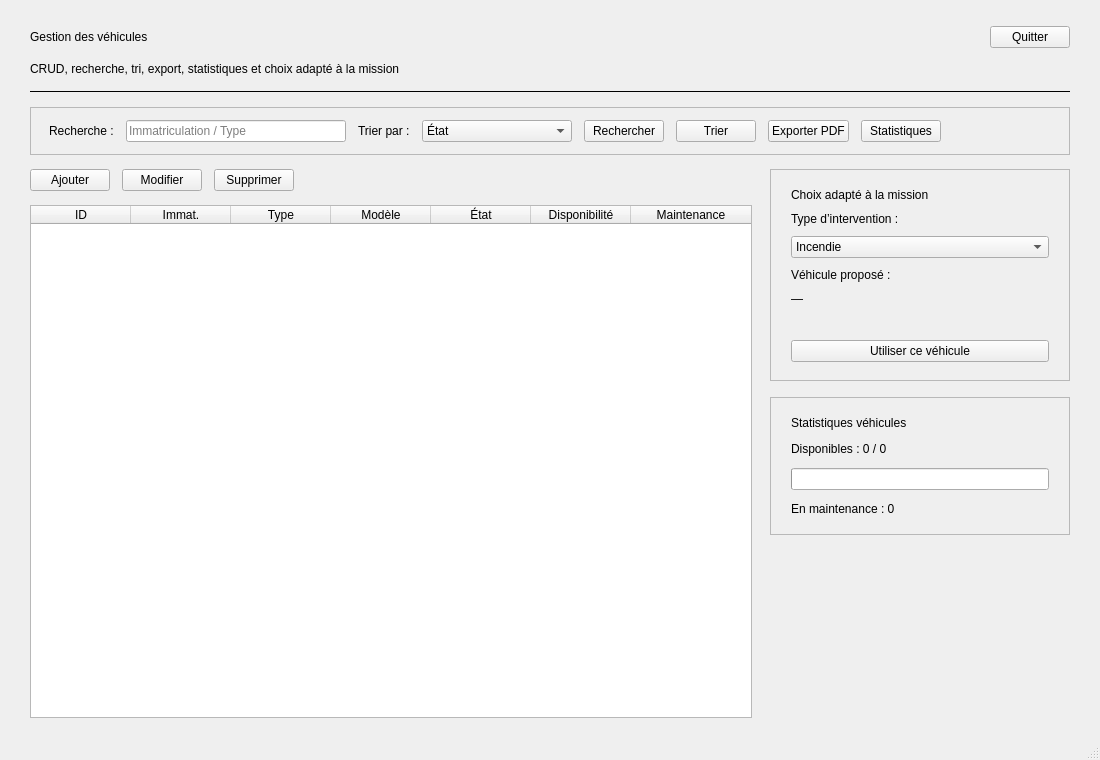
<?xml version="1.0" ?>
<ui version="4.0">
 <class>GVehicule</class>
 <widget class="QMainWindow" name="GVehicule">
  <property name="geometry">
   <rect>
    <x>0</x>
    <y>0</y>
    <width>1100</width>
    <height>760</height>
   </rect>
  </property>
  <property name="windowTitle">
   <string>Smart Fire Station - Gestion des véhicules</string>
  </property>
  <property name="minimumSize">
   <size>
    <width>1000</width>
    <height>700</height>
   </size>
  </property>
  <widget class="QWidget" name="centralwidget">
   <layout class="QVBoxLayout" name="verticalLayoutVehicules">
    <property name="spacing">
     <number>14</number>
    </property>
    <property name="leftMargin">
     <number>30</number>
    </property>
    <property name="topMargin">
     <number>26</number>
    </property>
    <property name="rightMargin">
     <number>30</number>
    </property>
    <property name="bottomMargin">
     <number>20</number>
    </property>
    <item>
     <layout class="QHBoxLayout" name="horizontalLayoutHeaderVehicules">
      <item>
       <widget class="QLabel" name="labelVehiculesTitle">
        <property name="text">
         <string>Gestion des véhicules</string>
        </property>
        <property name="class" stdset="0">
         <string>pageTitle</string>
        </property>
       </widget>
      </item>
      <item>
       <spacer name="spacerHeaderVehicules">
        <property name="orientation">
         <enum>Qt::Horizontal</enum>
        </property>
        <property name="sizeHint" stdset="0">
         <size>
          <width>40</width>
          <height>20</height>
         </size>
        </property>
       </spacer>
      </item>
      <item>
       <widget class="QPushButton" name="btnQuitterVehicule">
        <property name="text">
         <string>Quitter</string>
        </property>
        <property name="class" stdset="0">
         <string>btnSecondary</string>
        </property>
        <property name="cursor">
         <cursorShape>PointingHandCursor</cursorShape>
        </property>
       </widget>
      </item>
     </layout>
    </item>
    <item>
     <widget class="QLabel" name="labelVehiculesSubtitle">
      <property name="text">
       <string>CRUD, recherche, tri, export, statistiques et choix adapté à la mission</string>
      </property>
      <property name="class" stdset="0">
       <string>pageSubtitle</string>
      </property>
     </widget>
    </item>
    <item>
     <widget class="QFrame" name="lineVehicules">
      <property name="frameShape">
       <enum>QFrame::HLine</enum>
      </property>
      <property name="frameShadow">
       <enum>QFrame::Plain</enum>
      </property>
      <property name="class" stdset="0">
       <string>separator</string>
      </property>
     </widget>
    </item>
    <item>
     <widget class="QFrame" name="frameToolbarVehicule">
      <property name="class" stdset="0">
       <string>card</string>
      </property>
      <property name="frameShape">
       <enum>QFrame::StyledPanel</enum>
      </property>
      <property name="frameShadow">
       <enum>QFrame::Plain</enum>
      </property>
      <layout class="QHBoxLayout" name="horizontalLayoutToolbarVehicule">
       <property name="spacing">
        <number>12</number>
       </property>
       <property name="leftMargin">
        <number>18</number>
       </property>
       <property name="topMargin">
        <number>12</number>
       </property>
       <property name="rightMargin">
        <number>18</number>
       </property>
       <property name="bottomMargin">
        <number>12</number>
       </property>
       <item>
        <widget class="QLabel" name="labelRechercheVehicule">
         <property name="text">
          <string>Recherche :</string>
         </property>
        </widget>
       </item>
       <item>
        <widget class="QLineEdit" name="lineEditRechercheVehicule">
         <property name="placeholderText">
          <string>Immatriculation / Type</string>
         </property>
         <property name="clearButtonEnabled">
          <bool>true</bool>
         </property>
         <property name="minimumSize">
          <size>
           <width>220</width>
           <height>0</height>
          </size>
         </property>
        </widget>
       </item>
       <item>
        <widget class="QLabel" name="labelTriVehicule">
         <property name="text">
          <string>Trier par :</string>
         </property>
        </widget>
       </item>
       <item>
        <widget class="QComboBox" name="comboTriVehicule">
         <property name="minimumSize">
          <size>
           <width>150</width>
           <height>0</height>
          </size>
         </property>
         <item>
          <property name="text">
           <string>État</string>
          </property>
         </item>
         <item>
          <property name="text">
           <string>Type</string>
          </property>
         </item>
        </widget>
       </item>
       <item>
        <widget class="QPushButton" name="btnRechercherVehicule">
         <property name="text">
          <string>Rechercher</string>
         </property>
         <property name="class" stdset="0">
          <string>btnPrimary</string>
         </property>
         <property name="cursor">
          <cursorShape>PointingHandCursor</cursorShape>
         </property>
        </widget>
       </item>
       <item>
        <widget class="QPushButton" name="btnTrierVehicule">
         <property name="text">
          <string>Trier</string>
         </property>
         <property name="class" stdset="0">
          <string>btnSecondary</string>
         </property>
         <property name="cursor">
          <cursorShape>PointingHandCursor</cursorShape>
         </property>
        </widget>
       </item>
       <item>
        <widget class="QPushButton" name="btnExportVehicule">
         <property name="text">
          <string>Exporter PDF</string>
         </property>
         <property name="class" stdset="0">
          <string>btnSecondary</string>
         </property>
         <property name="cursor">
          <cursorShape>PointingHandCursor</cursorShape>
         </property>
        </widget>
       </item>
       <item>
        <widget class="QPushButton" name="btnStatsVehicule">
         <property name="text">
          <string>Statistiques</string>
         </property>
         <property name="class" stdset="0">
          <string>btnSecondary</string>
         </property>
         <property name="cursor">
          <cursorShape>PointingHandCursor</cursorShape>
         </property>
        </widget>
       </item>
       <item>
        <spacer name="spacerToolbarVehicule">
         <property name="orientation">
          <enum>Qt::Horizontal</enum>
         </property>
         <property name="sizeHint" stdset="0">
          <size>
           <width>40</width>
           <height>20</height>
          </size>
         </property>
        </spacer>
       </item>
      </layout>
     </widget>
    </item>
    <item>
     <layout class="QHBoxLayout" name="horizontalLayoutVehiculesBody" stretch="1,0">
      <property name="spacing">
       <number>18</number>
      </property>
      <item>
       <layout class="QVBoxLayout" name="verticalLayoutVehiculesLeft">
        <property name="spacing">
         <number>14</number>
        </property>
        <item>
         <layout class="QHBoxLayout" name="horizontalLayoutCrudVehicule">
          <property name="spacing">
           <number>12</number>
          </property>
          <item>
           <widget class="QPushButton" name="btnAjouterVehicule">
            <property name="text">
             <string>Ajouter</string>
            </property>
            <property name="class" stdset="0">
             <string>btnSuccess</string>
            </property>
            <property name="cursor">
             <cursorShape>PointingHandCursor</cursorShape>
            </property>
           </widget>
          </item>
          <item>
           <widget class="QPushButton" name="btnModifierVehicule">
            <property name="text">
             <string>Modifier</string>
            </property>
            <property name="class" stdset="0">
             <string>btnSecondary</string>
            </property>
            <property name="cursor">
             <cursorShape>PointingHandCursor</cursorShape>
            </property>
           </widget>
          </item>
          <item>
           <widget class="QPushButton" name="btnSupprimerVehicule">
            <property name="text">
             <string>Supprimer</string>
            </property>
            <property name="class" stdset="0">
             <string>btnDanger</string>
            </property>
            <property name="cursor">
             <cursorShape>PointingHandCursor</cursorShape>
            </property>
           </widget>
          </item>
          <item>
           <spacer name="spacerCrudVehicule">
            <property name="orientation">
             <enum>Qt::Horizontal</enum>
            </property>
            <property name="sizeHint" stdset="0">
             <size>
              <width>40</width>
              <height>20</height>
             </size>
            </property>
           </spacer>
          </item>
         </layout>
        </item>
        <item>
         <widget class="QTableWidget" name="tableWidgetVehicules">
          <property name="editTriggers">
           <enum>QAbstractItemView::NoEditTriggers</enum>
          </property>
          <property name="alternatingRowColors">
           <bool>true</bool>
          </property>
          <property name="selectionMode">
           <enum>QAbstractItemView::SingleSelection</enum>
          </property>
          <property name="selectionBehavior">
           <enum>QAbstractItemView::SelectRows</enum>
          </property>
          <property name="showGrid">
           <bool>false</bool>
          </property>
          <property name="columnCount">
           <number>7</number>
          </property>
          <attribute name="horizontalHeaderStretchLastSection">
           <bool>true</bool>
          </attribute>
          <attribute name="verticalHeaderVisible">
           <bool>false</bool>
          </attribute>
          <attribute name="horizontalHeaderHighlightSections">
           <bool>false</bool>
          </attribute>
          <column>
           <property name="text">
            <string>ID</string>
           </property>
          </column>
          <column>
           <property name="text">
            <string>Immat.</string>
           </property>
          </column>
          <column>
           <property name="text">
            <string>Type</string>
           </property>
          </column>
          <column>
           <property name="text">
            <string>Modèle</string>
           </property>
          </column>
          <column>
           <property name="text">
            <string>État</string>
           </property>
          </column>
          <column>
           <property name="text">
            <string>Disponibilité</string>
           </property>
          </column>
          <column>
           <property name="text">
            <string>Maintenance</string>
           </property>
          </column>
         </widget>
        </item>
       </layout>
      </item>
      <item>
       <layout class="QVBoxLayout" name="verticalLayoutVehiculesRight">
        <property name="spacing">
         <number>16</number>
        </property>
        <item>
         <widget class="QFrame" name="frameMission">
          <property name="class" stdset="0">
           <string>card</string>
          </property>
          <property name="frameShape">
           <enum>QFrame::StyledPanel</enum>
          </property>
          <property name="frameShadow">
           <enum>QFrame::Plain</enum>
          </property>
          <property name="minimumSize">
           <size>
            <width>300</width>
            <height>0</height>
           </size>
          </property>
          <property name="maximumSize">
           <size>
            <width>340</width>
            <height>16777215</height>
           </size>
          </property>
          <layout class="QVBoxLayout" name="verticalLayoutMission">
           <property name="spacing">
            <number>10</number>
           </property>
           <property name="leftMargin">
            <number>20</number>
           </property>
           <property name="topMargin">
            <number>18</number>
           </property>
           <property name="rightMargin">
            <number>20</number>
           </property>
           <property name="bottomMargin">
            <number>18</number>
           </property>
           <item>
            <widget class="QLabel" name="labelMissionTitle">
             <property name="text">
              <string>Choix adapté à la mission</string>
             </property>
             <property name="class" stdset="0">
              <string>cardTitle</string>
             </property>
            </widget>
           </item>
           <item>
            <widget class="QLabel" name="labelTypeIntervention">
             <property name="text">
              <string>Type d’intervention :</string>
             </property>
            </widget>
           </item>
           <item>
            <widget class="QComboBox" name="comboIntervention">
             <property name="minimumSize">
              <size>
               <width>150</width>
               <height>0</height>
              </size>
             </property>
             <item>
              <property name="text">
               <string>Incendie</string>
              </property>
             </item>
             <item>
              <property name="text">
               <string>Secours à personne</string>
              </property>
             </item>
             <item>
              <property name="text">
               <string>Accident de la route</string>
              </property>
             </item>
             <item>
              <property name="text">
               <string>Inondation</string>
              </property>
             </item>
            </widget>
           </item>
           <item>
            <widget class="QLabel" name="labelVehiculeProposeTxt">
             <property name="text">
              <string>Véhicule proposé :</string>
             </property>
            </widget>
           </item>
           <item>
            <widget class="QLabel" name="labelVehiculePropose">
             <property name="text">
              <string>—</string>
             </property>
             <property name="class" stdset="0">
              <string>textPrimaryBold</string>
             </property>
            </widget>
           </item>
           <item>
            <widget class="QLabel" name="labelVehiculeInfo">
             <property name="text">
              <string/>
             </property>
             <property name="class" stdset="0">
              <string>textSuccess</string>
             </property>
            </widget>
           </item>
           <item>
            <widget class="QPushButton" name="btnUtiliserVehicule">
             <property name="text">
              <string>Utiliser ce véhicule</string>
             </property>
             <property name="class" stdset="0">
              <string>btnPrimary</string>
             </property>
             <property name="cursor">
              <cursorShape>PointingHandCursor</cursorShape>
             </property>
            </widget>
           </item>
          </layout>
         </widget>
        </item>
        <item>
         <widget class="QFrame" name="frameStatsVehicules">
          <property name="class" stdset="0">
           <string>card</string>
          </property>
          <property name="frameShape">
           <enum>QFrame::StyledPanel</enum>
          </property>
          <property name="frameShadow">
           <enum>QFrame::Plain</enum>
          </property>
          <property name="minimumSize">
           <size>
            <width>300</width>
            <height>0</height>
           </size>
          </property>
          <property name="maximumSize">
           <size>
            <width>340</width>
            <height>16777215</height>
           </size>
          </property>
          <layout class="QVBoxLayout" name="verticalLayoutStatsVehicules">
           <property name="spacing">
            <number>12</number>
           </property>
           <property name="leftMargin">
            <number>20</number>
           </property>
           <property name="topMargin">
            <number>18</number>
           </property>
           <property name="rightMargin">
            <number>20</number>
           </property>
           <property name="bottomMargin">
            <number>18</number>
           </property>
           <item>
            <widget class="QLabel" name="labelStatsVehiculesTitle">
             <property name="text">
              <string>Statistiques véhicules</string>
             </property>
             <property name="class" stdset="0">
              <string>cardTitle</string>
             </property>
            </widget>
           </item>
           <item>
            <widget class="QLabel" name="labelStatVehDispo">
             <property name="text">
              <string>Disponibles : 0 / 0</string>
             </property>
            </widget>
           </item>
           <item>
            <widget class="QProgressBar" name="progressStatVehDispo">
             <property name="maximum">
              <number>100</number>
             </property>
             <property name="value">
              <number>0</number>
             </property>
             <property name="textVisible">
              <bool>false</bool>
             </property>
             <property name="class" stdset="0">
              <string>barGreen</string>
             </property>
            </widget>
           </item>
           <item>
            <widget class="QLabel" name="labelStatVehMaint">
             <property name="text">
              <string>En maintenance : 0</string>
             </property>
             <property name="class" stdset="0">
              <string>textWarning</string>
             </property>
            </widget>
           </item>
          </layout>
         </widget>
        </item>
        <item>
         <spacer name="spacerVehiculesRight">
          <property name="orientation">
           <enum>Qt::Vertical</enum>
          </property>
          <property name="sizeHint" stdset="0">
           <size>
            <width>20</width>
            <height>40</height>
           </size>
          </property>
         </spacer>
        </item>
       </layout>
      </item>
     </layout>
    </item>
   </layout>
  </widget>
  <widget class="QStatusBar" name="statusbar"/>
 </widget>
 <resources/>
 <connections/>
</ui>
